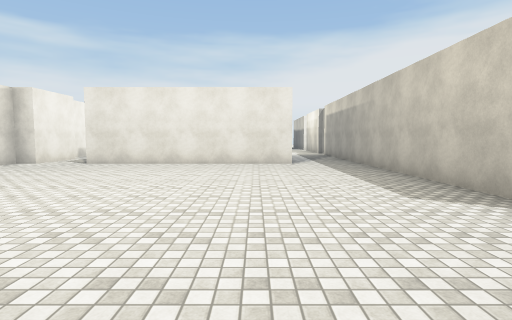
view 1 (above)

19 first-person views from a walk through a Unity game level. The camera is 1.5 m above the floor, tilts 4° down and sees 80° across. The floor is counted in squares, 2 m on a side. Each view is taken from the middle of a square. On the plan, view 1 faces up. The plan holds only what a view shows up to about 10 squares ahead; the rest is blank. The place goes on beyond the plan. Some animated figures are not drawn. Surface patterns are stand-ins for the level's own textures.

view 2
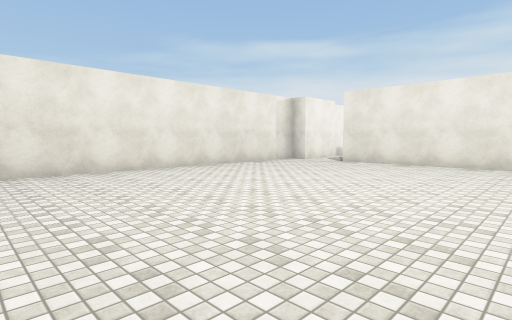

view 3
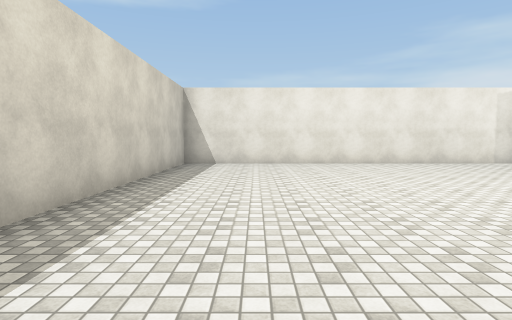

view 4
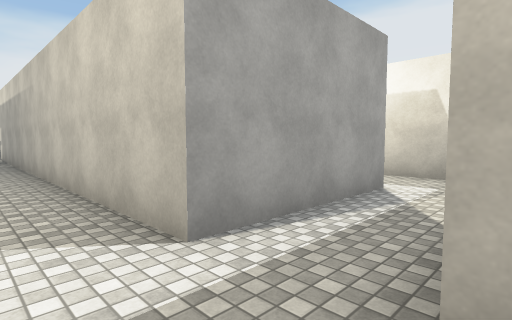

view 5
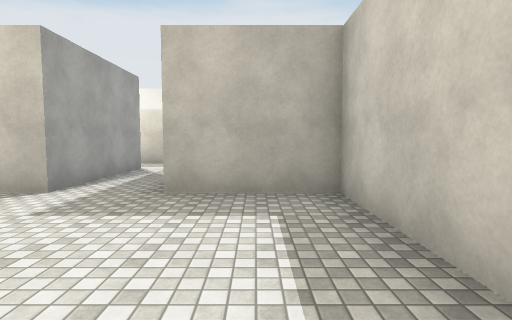

view 6
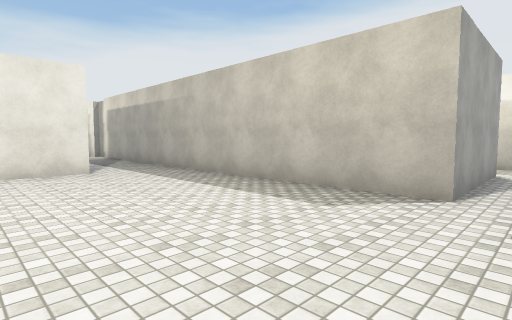

view 7
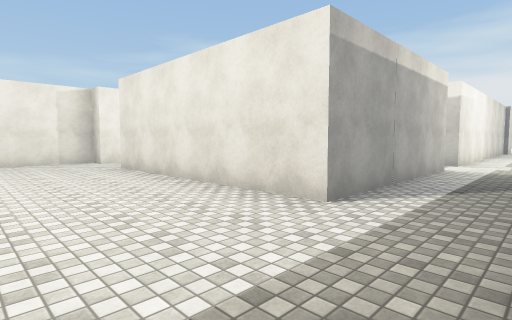

view 8
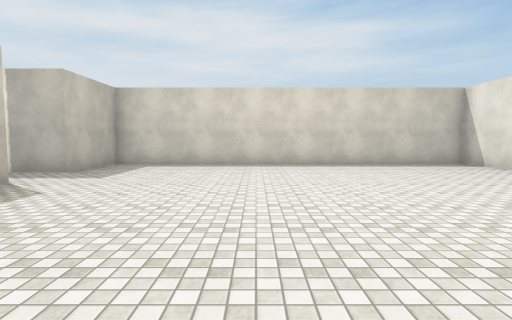

view 9
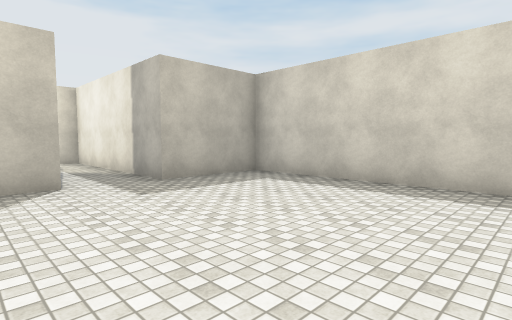

view 10
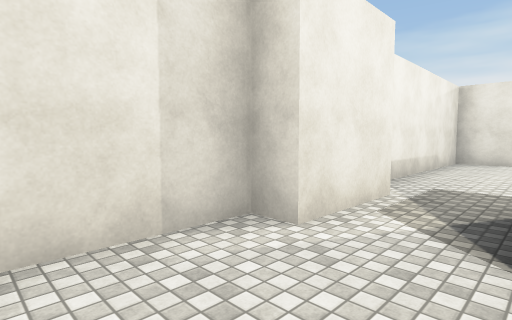

view 11
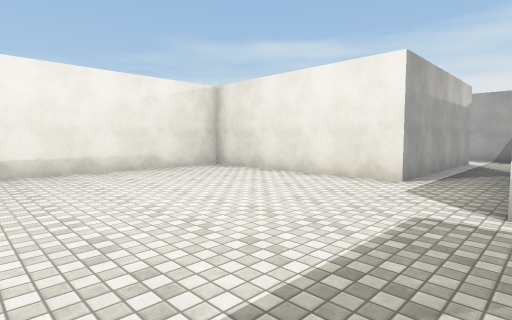

view 12
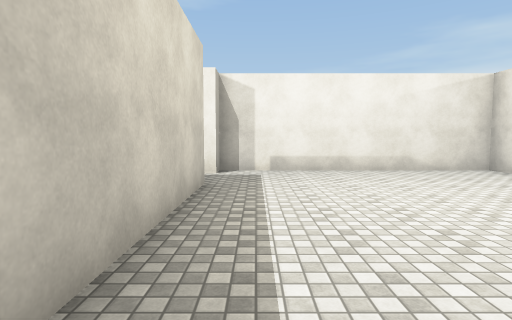

view 13
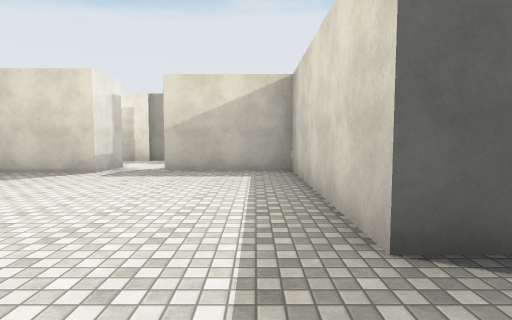

view 14
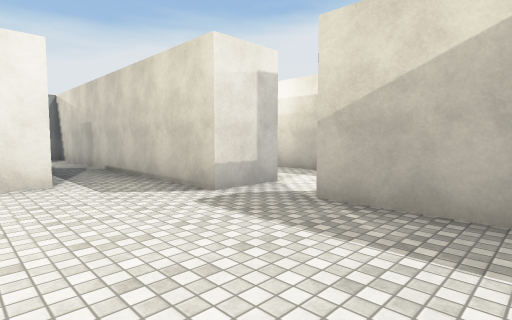

view 15
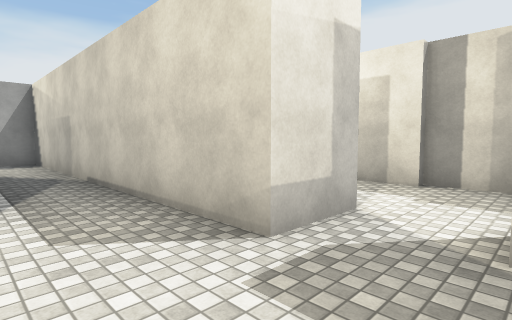

view 16
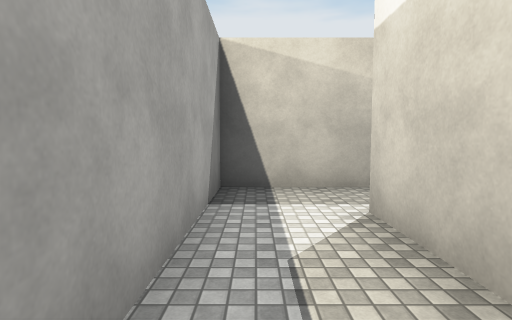

view 17
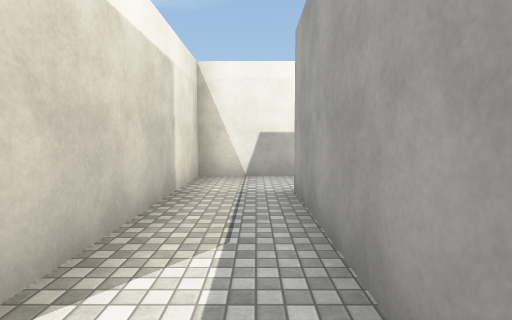

view 18
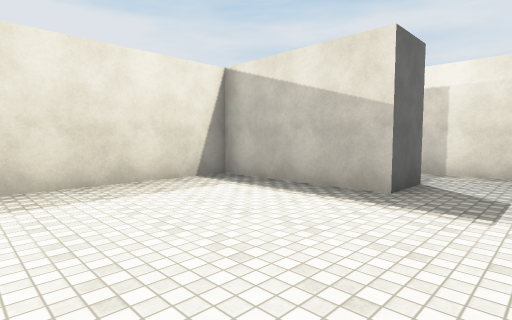

view 19
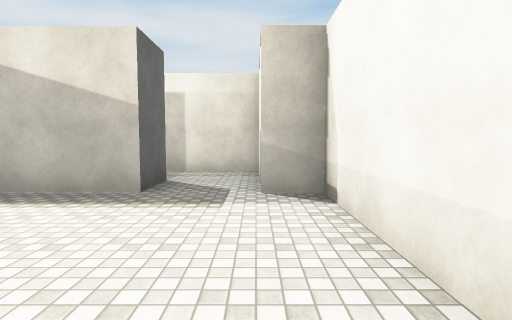

### Floor plan
Points are (right, up) in squares from view 1. A wall is a line through its corners. A room is listed if a view was taken in it or the views show most of it. See-through windows are left out.
Room 1 (views 1, 2, 3, 4, 5, 6, 7, 8, 9, 10)
walls: (-6.6, 9.1) (-7.2, 9.1) (-7.2, -1.2) (3.2, -1.2) (3.2, 1.3) (6.6, 1.3); (6.8, 2.9) (3.2, 2.9) (3.2, 14); (1.1, 14.2) (1.1, 9.1) (-5.1, 9.1)
ways out: opening at (-6, 9) to room 2; opening at (2, 15); opening at (7, 2)
Room 2 (views 11, 12, 13, 14, 15)
walls: (-5.1, 10.2) (-5.1, 11.1) (0.3, 11.1) (0.3, 14.2); (-1.9, 17.5) (-7.2, 17.5) (-7.2, 11.1) (-6.6, 11.1) (-6.6, 9.1); (1.1, 15.5) (-0.3, 15.5) (-0.3, 17.5)
ways out: opening at (-6, 9) to room 1; opening at (-1, 18) to room 3; opening at (1, 15)
Room 3 (views 16, 17)
walls: (-7.2, 25.1) (-7.2, 22.8) (-1.9, 22.8) (-1.9, 17.5); (-0.3, 17.5) (-0.3, 24.6) (-5.4, 24.6)
ways out: opening at (-1, 18) to room 2; opening at (-6, 25) to room 4
Room 4 (views 18, 19)
walls: (-7.9, 29) (-7.9, 25.8) (-7, 25.8); (-5.4, 24.6) (-5.4, 25.8) (-1.8, 25.8) (-1.8, 29.6)
ways out: opening at (-6, 25) to room 3

Positions as (right, up) in squares from view 1, and headings:
1: (0, 0), facing up
2: (0, 0), facing up-left
3: (2, 1), facing left
4: (2, 1), facing up-right
5: (-1, 0), facing right
6: (-1, 2), facing up-right
7: (3, 6), facing up-left
8: (-1, 8), facing down
9: (-2, 4), facing down-right
10: (-5, 7), facing up-left
11: (0, 12), facing up-left
12: (0, 12), facing left
13: (-7, 12), facing right
14: (-3, 12), facing up-right
15: (-2, 14), facing up-right
16: (-5, 24), facing right
17: (-1, 24), facing left
18: (-7, 30), facing down-right
19: (-7, 30), facing down
